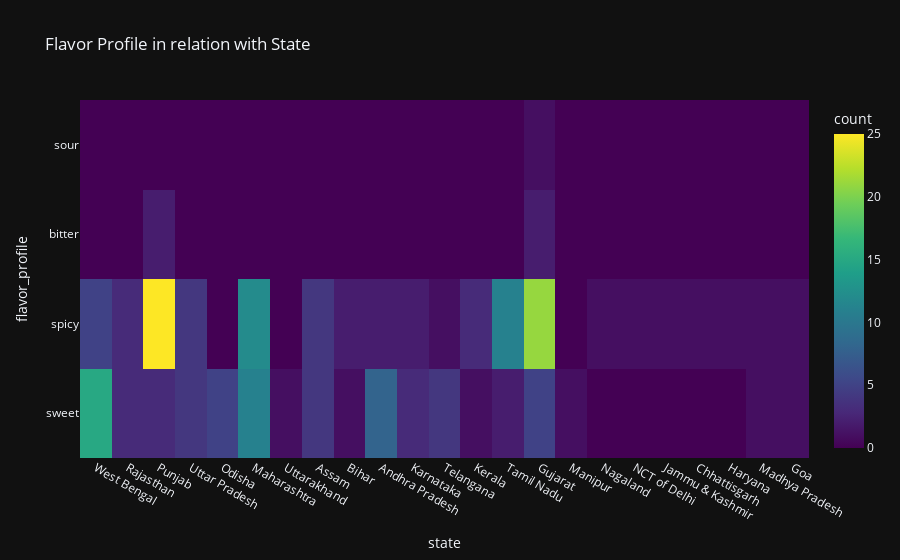

The code cell stored with this chart in its notebook:
### Code cell
fig2=px.density_heatmap(df,y='flavor_profile',x='state',title='Flavor Profile in relation with State',template='plotly_dark',color_continuous_scale='viridis')
fig2.show()

### Figure 1 — Plotly figure (JSON) as saved in the notebook; plotly's stock layout.template omitted (floating-point values rounded to 4 significant figures; data arrays with more than 128 entries replaced by an {"elided": "..."} marker saying what was removed)
{"data": [{"coloraxis": "coloraxis", "hovertemplate": "state=%{x}<br>flavor_profile=%{y}<br>count=%{z}<extra></extra>", "name": "", "type": "histogram2d", "x": {"elided": "180 str values"}, "xaxis": "x", "xbingroup": "x", "y": {"elided": "180 str values"}, "yaxis": "y", "ybingroup": "y"}], "layout": {"coloraxis": {"colorbar": {"title": {"text": "count"}}, "colorscale": [[0, "#440154"], [0.1111, "#482878"], [0.2222, "#3e4989"], [0.3333, "#31688e"], [0.4444, "#26828e"], [0.5556, "#1f9e89"], [0.6667, "#35b779"], [0.7778, "#6ece58"], [0.8889, "#b5de2b"], [1, "#fde725"]]}, "legend": {"tracegroupgap": 0}, "title": {"text": "Flavor Profile in relation with State"}, "xaxis": {"anchor": "y", "domain": [0, 1], "title": {"text": "state"}}, "yaxis": {"anchor": "x", "domain": [0, 1], "title": {"text": "flavor_profile"}}}}
